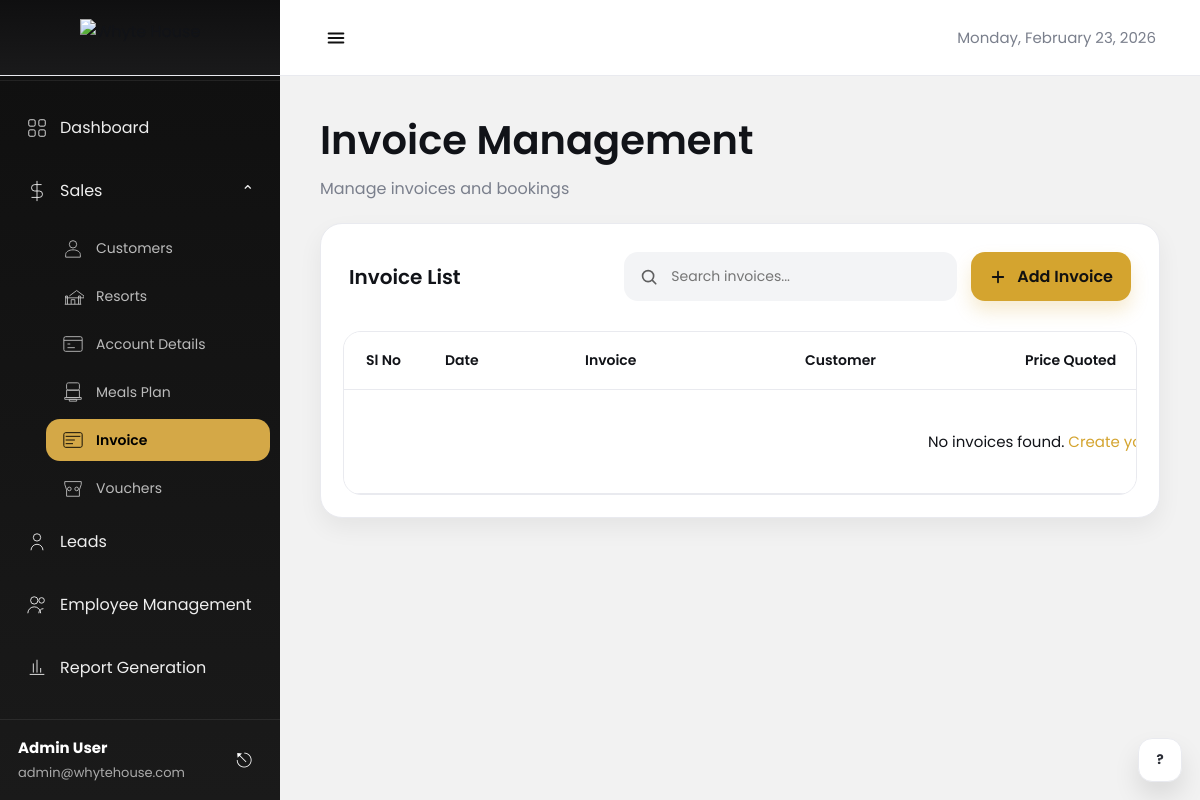
Page /sales/invoices/ on the earlier database version.
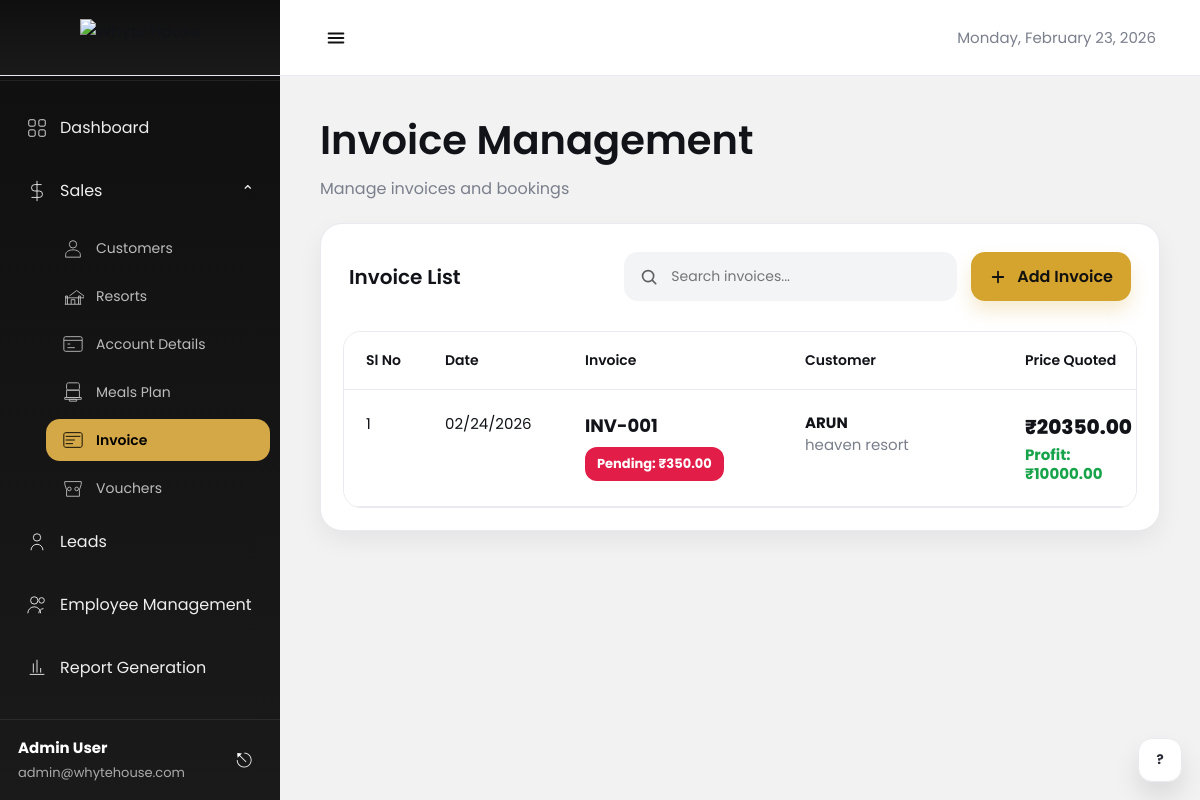
Same page on the later database version.
### admin_panel/models.py (models this page shows, shortened)
class Invoice(models.Model):
    customer = models.ForeignKey(Customer, on_delete=models.CASCADE)
    invoice_no = models.CharField(max_length=50, unique=True)
    invoice_date = models.DateField()
    sales_person = models.ForeignKey(Employee, on_delete=models.SET_NULL, null=True)
    resort = models.ForeignKey(Resort, on_delete=models.SET_NULL, null=True)
    checkin_date = models.DateField(null=True, blank=True)
    checkout_date = models.DateField(null=True, blank=True)
    checkin_time = models.TimeField(null=True, blank=True)
    checkout_time = models.TimeField(null=True, blank=True)
    adults = models.IntegerField(default=0)
    children = models.IntegerField(default=0)
    pax_total = models.IntegerField(default=0)
    pax_notes = models.TextField(blank=True, null=True)
    nights = models.IntegerField(default=1)
    room_type = models.CharField(max_length=100, blank=True)
    rooms = models.IntegerField(default=1)
    meals_plan = models.CharField(max_length=50, blank=True)
    bank_account = models.ForeignKey(Account, on_delete=models.SET_NULL, null=True)
    package_price = models.DecimalField(max_digits=10, decimal_places=2, default=0)
    tax = models.DecimalField(max_digits=10, decimal_places=2, default=0)
    resort_price = models.DecimalField(max_digits=10, decimal_places=2, default=0)
    total = models.DecimalField(max_digits=10, decimal_places=2, default=0)
    received = models.DecimalField(max_digits=10, decimal_places=2, default=0)
    pending = models.DecimalField(max_digits=10, decimal_places=2, default=0)
    profit = models.DecimalField(max_digits=10, decimal_places=2, default=0)
    notes = models.TextField(blank=True, null=True)
    created_at = models.DateTimeField(auto_now_add=True)
    updated_at = models.DateTimeField(auto_now=True)
    class Meta:
        ordering = ['-created_at']

class Customer(models.Model):
    CUSTOMER_TYPE_CHOICES = [
        ('Individual', 'Individual'),
        ('Corporate', 'Corporate'),
        ('Government', 'Government'),
    ]
    SALUTATION_CHOICES = [
        ('Mr', 'Mr'),
        ('Mrs', 'Mrs'),
        ('Ms', 'Ms'),
        ('Dr', 'Dr'),
    ]
    customer_type = models.CharField(
        max_length=50,
        choices=CUSTOMER_TYPE_CHOICES,
        default='Individual'
    )
    salutation = models.CharField(max_length=10, blank=True, null=True)
    first_name = models.CharField(max_length=100)
    last_name = models.CharField(max_length=100, blank=True, null=True)
    display_name = models.CharField(max_length=255)
    place = models.CharField(max_length=255, blank=True, null=True)
    contact_number = models.CharField(max_length=20, unique=True)
    same_as_whatsapp = models.BooleanField(default=False)
    whatsapp_number = models.CharField(max_length=20, blank=True, null=True)
    work_number = models.CharField(max_length=20, blank=True, null=True)
    gst_number = models.CharField(max_length=15, blank=True, null=True)
    created_at = models.DateTimeField(auto_now_add=True)
    updated_at = models.DateTimeField(auto_now=True)
    class Meta:
        ordering = ['-created_at']

class Resort(models.Model):
    RESORT_STATUS_CHOICES = [
        ('Active', 'Active'),
        ('Inactive', 'Inactive'),
    ]
    resort_name = models.CharField(max_length=255, unique=True)
    location = models.CharField(max_length=255)
    contact_person = models.CharField(max_length=100, blank=True, null=True)
    contact_number = models.CharField(max_length=20, blank=True, null=True)
    email = models.EmailField(blank=True, null=True)
    address = models.TextField(blank=True, null=True)
    status = models.CharField(
        max_length=20,
        choices=RESORT_STATUS_CHOICES,
        default='Active'
    )
    created_at = models.DateTimeField(auto_now_add=True)
    updated_at = models.DateTimeField(auto_now=True)
    class Meta:
        ordering = ['-created_at']

### admin_panel/views.py (the view)
# urls.py: path('invoices/', views.invoice_list, name='invoice_list'),
def invoice_list(request):
    invoices = Invoice.objects.all()
    return render(request, "admin/sales/invoice/invoice.html", {"invoices": invoices})

### templates/admin/sales/invoice/invoice.html (shortened to what this page needs)
{% load static %}
<!DOCTYPE html>
<html lang="en">
<head>
</head>
<body>
  {% include "admin/header.html" %}
  {% include "admin/sidebar.html" %}
  <main class="main">
    <h1 class="page-title">Invoice Management</h1>
    <p class="page-sub">Manage invoices and bookings</p>
    <section class="card">
      <div class="card-head">
        <h3>Invoice List</h3>
        <div class="tools">
          <div class="search">
            <svg viewBox="0 0 24 24" fill="none">
              <path d="M21 21L16.6 16.6" stroke="#111" stroke-width="2.2" stroke-linecap="round"/>
              <path d="M10.8 18.2C14.887 18.2 18.2 14.887 18.2 10.8C18.2 6.713 14.887 3.4 10.8 3.4C6.713 3.4 3.4 6.713 3.4 10.8C3.4 14.887 6.713 18.2 10.8 18.2Z" stroke="#111" stroke-width="2.2"/>
            </svg>
            <input type="text" placeholder="Search invoices..." />
          </div>
          <a href="{% url 'sales:add_invoice' %}" class="btn-add">
            <svg viewBox="0 0 24 24" fill="none">
              <path d="M12 5V19" stroke="#111" stroke-width="2.4" stroke-linecap="round"/>
              <path d="M5 12H19" stroke="#111" stroke-width="2.4" stroke-linecap="round"/>
            </svg>
            Add Invoice
          </a>
        </div>
      </div>
      <div class="table-wrap">
        <div class="scroll">
          <table>
            <thead>
              <tr>
                <th style="width:90px;">Sl No</th>
                <th style="min-width:140px;">Date</th>
                <th style="min-width:220px;">Invoice</th>
                <th style="min-width:220px;">Customer</th>
                <th style="min-width:180px;">Price Quoted</th>
              </tr>
            </thead>
            <tbody>
              {% for inv in invoices %}
              <tr class="{% if forloop.counter|divisibleby:2 %}row-highlight{% endif %}">
                <td>{{ forloop.counter }}</td>
                <td>{{ inv.invoice_date|date:"m/d/Y" }}</td>
                <td>
                  <div class="inv-no">{{ inv.invoice_no }}</div>
                  {% if inv.pending > 0 %}
                    <span class="badge-pending">Pending: ₹{{ inv.pending }}</span>
                  {% endif %}
                </td>
                <td class="wrap">
                  <div class="bold">{{ inv.customer.display_name|default:"N/A" }}</div>
                  <div class="muted">{{ inv.resort.resort_name|default:"N/A" }}</div>
                </td>
                <td>
                  <div class="price">₹{{ inv.total }}</div>
                  <div class="profit">Profit:<br>₹{{ inv.profit }}</div>
                </td>
              </tr>
              {% empty %}
              <tr>
                <td colspan="9" style="text-align: center; padding: 40px;">
                  No invoices found. <a href="{% url 'sales:add_invoice' %}" style="color: var(--accent); text-decoration: none;">Create your first invoice</a>.
                </td>
              </tr>
              {% endfor %}
            </tbody>
          </table>
        </div>
      </div>
    </section>
  </main>
  <button class="help-fab"><span>?</span></button>
</body>
</html>

Differences in the rows shown:
added Invoice: invoice_date "02/24/2026", invoice_no "INV-001", pending "350.00", customer.display_name "ARUN", resort.resort_name "heaven resort", total "20350.00", profit "10000.00"
Other differences:
text no longer shown: "No invoices found. Create…"
